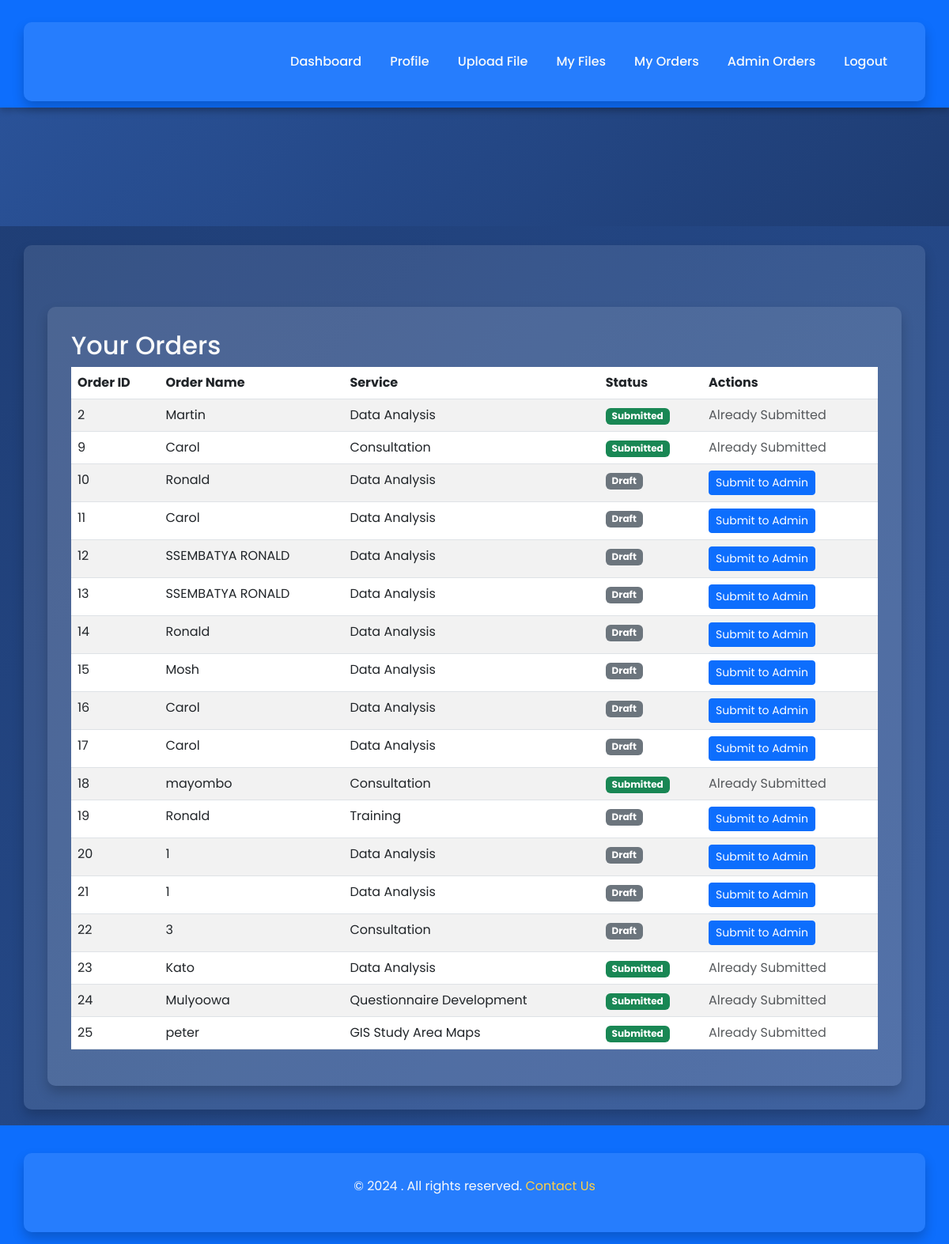
The app's page /user/orders (signed in), older data.
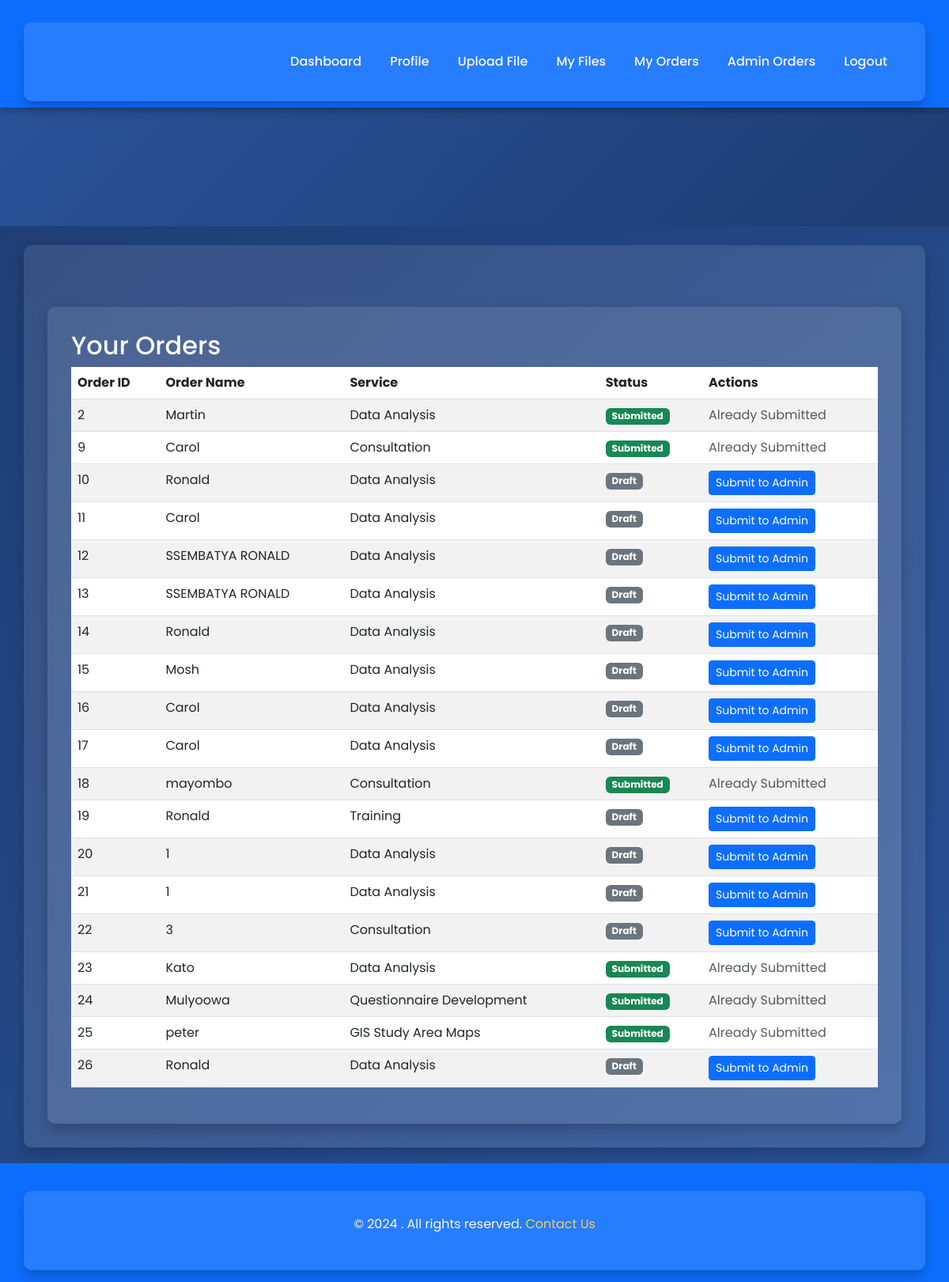
The same page, newer data.
### tables this page shows
CREATE TABLE orders (
            id INTEGER PRIMARY KEY AUTOINCREMENT,
            user_id INTEGER,
            name TEXT,
            service TEXT
        , status TEXT DEFAULT 'draft');

### app.py (the view)
@app.route('/user/orders')
@login_required
def user_orders():
    conn = sqlite3.connect('database.db')
    cursor = conn.cursor()
    cursor.execute("""
        SELECT id, name, service, status
        FROM orders
        WHERE user_id = ?
        ORDER BY id ASC
    """, (current_user.id,))
    orders = cursor.fetchall()
    conn.close()
    print("Fetched Orders:", orders)
    return render_template('user_orders.html', orders=orders)

### app.py (called while the page is built)
@login_manager.user_loader
def load_user(user_id):
    conn = sqlite3.connect('database.db')
    cursor = conn.cursor()
    cursor.execute("SELECT id, username, is_admin FROM users WHERE id = ?", (user_id,))
    user = cursor.fetchone()
    conn.close()
    if user:
        return User(id=user[0], username=user[1], is_admin=user[2])
    return None

### templates/user_orders.html
{% extends "base.html" %}
{% block content %}
<div class="container mt-5">
    <h2>Your Orders</h2>
    {% if orders %}
    <table class="table table-striped">
        <thead>
            <tr>
                <th>Order ID</th>
                <th>Order Name</th>
                <th>Service</th>
                <th>Status</th>
                <th>Actions</th>
            </tr>
        </thead>
        <tbody>
            {% for order in orders %}
            <tr>
                <td>{{ order[0] }}</td>
                <td>{{ order[1] }}</td>
                <td>{{ order[2] }}</td>
                <td>
                    {% if order[3] == 'submitted' %}
                        <span class="badge bg-success">Submitted</span>
                    {% else %}
                        <span class="badge bg-secondary">Draft</span>
                    {% endif %}
                </td>
                <td>
                    {% if order[3] != 'submitted' %}
                    <form action="/submit_order/{{ order[0] }}" method="post" style="display:inline;">
                        <button type="submit" class="btn btn-primary btn-sm">Submit to Admin</button>
                    </form>
                    {% else %}
                    <span class="text-muted">Already Submitted</span>
                    {% endif %}
                </td>
            </tr>
            {% endfor %}
        </tbody>
    </table>
    {% else %}
    <p>No orders found. Start by placing a new order.</p>
    {% endif %}
</div>
{% endblock %}

### templates/base.html (shortened to what this page needs)
<!DOCTYPE html>
<html lang="en">
<head>
    <link href="https://cdn.jsdelivr.net/npm/bootstrap@5.3.0/dist/css/bootstrap.min.css" rel="stylesheet">
</head>
<body>
    <nav class="navbar navbar-expand-lg navbar-dark">
        <div class="container">
            <div class="collapse navbar-collapse" id="navbarNav">
                <ul class="navbar-nav ms-auto">
                    {% if current_user.is_authenticated %}
                        <li class="nav-item"><a class="nav-link" href="/">Dashboard</a></li>
                        <li class="nav-item"><a class="nav-link" href="/profile">Profile</a></li>
                        <li class="nav-item"><a class="nav-link" href="/upload">Upload File</a></li>
                        <li class="nav-item"><a class="nav-link" href="/files">My Files</a></li>
                        <li class="nav-item"><a class="nav-link" href="/user/orders">My Orders</a></li>
                        {% if current_user.is_admin %}
                            <li class="nav-item"><a class="nav-link" href="/admin/orders">Admin Orders</a></li>
                        {% endif %}
                        <li class="nav-item"><a class="nav-link" href="/logout">Logout</a></li>
                    {% else %}
                        <li class="nav-item"><a class="nav-link" href="/login">Login</a></li>
                        <li class="nav-item"><a class="nav-link" href="/register">Register</a></li>
                    {% endif %}
                </ul>
            </div>
        </div>
    </nav>
    <div class="hero-section">
    </div>
    <div class="container mt-4">
        {% block content %}{% endblock %}
    </div>
    <footer>
        <div class="container">
            <p>&copy; 2024 {{ company_name }}. All rights reserved. <a href="/contact">Contact Us</a></p>
        </div>
    </footer>
</body>
</html>

### templates/base.html (style rules this page uses)
body { font-family: 'Poppins', sans-serif; margin: 0; padding: 0; background: linear-gradient(135deg, #1e3c72, #2a5298); color: #f8f9fa; }
.navbar { background-color: #0d6efd; color: #fff; box-shadow: 0 4px 8px rgba(0, 0, 0, 0.2); }
.navbar-nav .nav-link { color: #f8f9fa !important; margin: 0 10px; font-weight: 500; }
.hero-section { text-align: center; padding: 60px 20px; background: linear-gradient(135deg, #2a5298, #1e3c72); color: #ffffff; text-shadow: 1px 1px 5px rgba(0, 0, 0, 0.8); }
.container { background: rgba(255, 255, 255, 0.1); color: #f8f9fa; border-radius: 10px; padding: 30px; box-shadow: 0 8px 15px rgba(0, 0, 0, 0.2); margin-top: 20px; }
footer { background-color: #0d6efd; color: #ffffff; text-align: center; padding: 15px 0; margin-top: 20px; }
footer a { color: #ffce45; text-decoration: none; }

Row changes from the older to the newer data that the page shows:
added orders: id "26", name "Ronald", service "Data Analysis", status "Draft"
